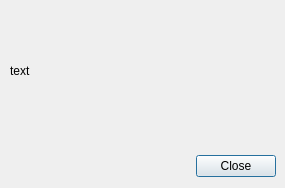
<?xml version="1.0" encoding="UTF-8"?>
<ui version="4.0">
 <class>simpleDialog</class>
 <widget class="QDialog" name="simpleDialog">
  <property name="geometry">
   <rect>
    <x>0</x>
    <y>0</y>
    <width>285</width>
    <height>188</height>
   </rect>
  </property>
  <property name="windowTitle">
   <string>Message</string>
  </property>
  <widget class="QWidget" name="layoutWidget">
   <property name="geometry">
    <rect>
     <x>150</x>
     <y>150</y>
     <width>126</width>
     <height>32</height>
    </rect>
   </property>
   <layout class="QHBoxLayout" name="horizontalLayout">
    <item>
     <spacer name="horizontalSpacer">
      <property name="orientation">
       <enum>Qt::Horizontal</enum>
      </property>
      <property name="sizeHint" stdset="0">
       <size>
        <width>40</width>
        <height>20</height>
       </size>
      </property>
     </spacer>
    </item>
    <item>
     <widget class="QPushButton" name="closeButton">
      <property name="text">
       <string>Close</string>
      </property>
     </widget>
    </item>
   </layout>
  </widget>
  <widget class="QLabel" name="messageLabel">
   <property name="geometry">
    <rect>
     <x>10</x>
     <y>10</y>
     <width>261</width>
     <height>121</height>
    </rect>
   </property>
   <property name="layoutDirection">
    <enum>Qt::LeftToRight</enum>
   </property>
   <property name="text">
    <string>text</string>
   </property>
   <property name="wordWrap">
    <bool>true</bool>
   </property>
  </widget>
 </widget>
 <resources/>
 <connections>
  <connection>
   <sender>closeButton</sender>
   <signal>clicked()</signal>
   <receiver>simpleDialog</receiver>
   <slot>reject()</slot>
   <hints>
    <hint type="sourcelabel">
     <x>215</x>
     <y>156</y>
    </hint>
    <hint type="destinationlabel">
     <x>151</x>
     <y>144</y>
    </hint>
   </hints>
  </connection>
 </connections>
</ui>
